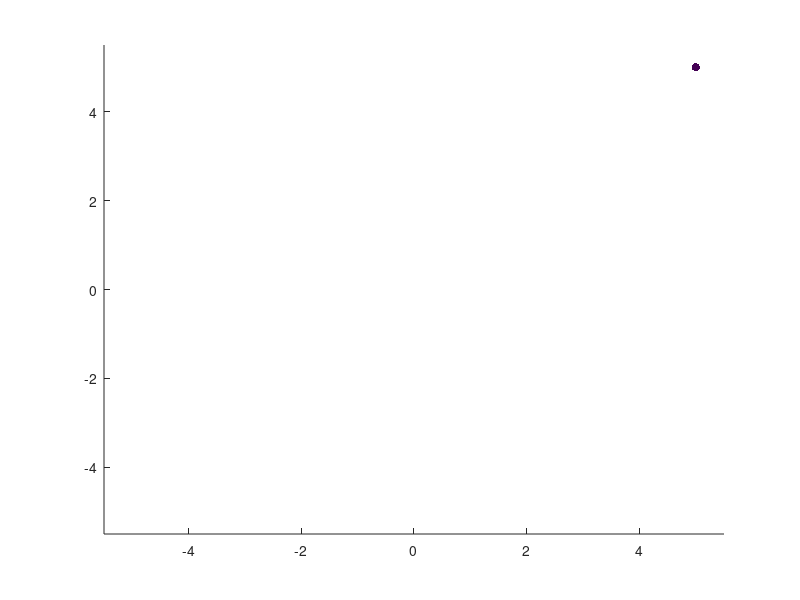

This figure's MATLAB source: (Note: this script raises an error after producing the figure.)
%Perceptrons Algorithm 
%Daniel Rodriguez Soto
%University of Guadalajara 
%08/31/21

clear
close all
clc

n = input('Integer number of points for training for two class \n');
if numel(n)>1
    error('It is not an integer ')
end
n = round(abs(n));
% Input vectors of training data
X = [];
% Desired output vector
d = [];
for i=1:n
    X(i,1) = input('Data Class 1 in coord x (-5 to 5) \n');
    if or(X(i,1)>5,X(i,1)<-5)
        error('Out of range')
    end
    X(i,2) = input('Data Class 1 in coord y (-5 to 5) \n');
    if or(X(i,1)>5,X(i,1)<-5)
        error('Out of range')
    end
    d(i) = 1;
end
for i=n+1:n+n
    X(i,1) = input('Data Class 2 in coord x (-5 to 5) \n');
    if or(X(i,1)>5,X(i,1)<-5)
        error('Out of range')
    end
    X(i,2) = input('Data Class 2 in coord y (-5 to 5) \n');
    if or(X(i,1)>5,X(i,1)<-5)
        error('Out of range')
    end
    d(i) = -1;
end

clc;

figure()
scatter(X(:,1),X(:,2),[],d,'filled')
xlim([-5.5 5.5])
ylim([-5.5 5.5])

% X = [X,ones(length(d),1)];
%Random initial weights and display them
w = rand(length(X),1);
disp('Initial random weight vector is:');
disp(w');
w=rand(4,1);

%initialise learning rate and epochs
% lr = input('Learning rate \n');
lr =1;
% epochs = input('Number of max epochs \n');
epochs = 100;
kk=0;

%Training 
while(1)
    error=0;
    for i=1:size(X,1)
        x=X(i,:)';
        net=w'*x;
        % Ouput of perceptron computed
        o(i)=sign(net);
        err=d(i)-o(i);
        error=error+err;
        % Weight change using perceptron rule
        w=w+lr*err*x;
        kk=kk+1;
        
        scatter(X(:,1),X(:,2),[],d,'filled')
        xlim([-5.5 5.5])
        ylim([-5.5 5.5])
        hold on
        xw = -5.5:0.01:5.5;
        yw = -(w(1)/w(2))*xw - (w(4)/w(3));
        scatter(xw,yw,'.');
        hold off
        drawnow
        pause(0.4)
    end
    if (error==0)
        disp('Convergence')
        disp('Weight');
        disp(w');
        disp('Epochs');
        disp(epochs);
        disp('Error');
        disp(error);
        break;
    end
    while(epochs<kk)
        disp('No convergence')
        disp('Weight',w);
        disp(w);
        disp('Epochs');
        disp(epochs);
        disp('Error');
        disp(error);
        break;
    end
end